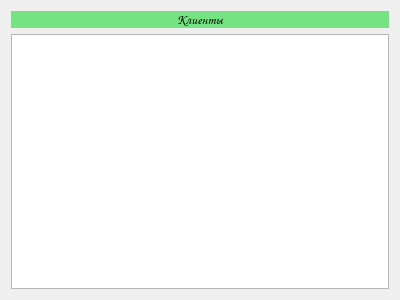
<?xml version="1.0" encoding="UTF-8"?>
<ui version="4.0">
 <class>Dialog</class>
 <widget class="QDialog" name="Dialog">
  <property name="geometry">
   <rect>
    <x>0</x>
    <y>0</y>
    <width>400</width>
    <height>300</height>
   </rect>
  </property>
  <property name="windowTitle">
   <string>Dialog</string>
  </property>
  <property name="styleSheet">
   <string notr="true">font: 10pt &quot;Comic Sans MS&quot;;</string>
  </property>
  <layout class="QVBoxLayout" name="verticalLayout_2">
   <item>
    <layout class="QVBoxLayout" name="table_client">
     <item>
      <widget class="QLabel" name="label">
       <property name="font">
        <font>
         <family>Comic Sans MS</family>
         <pointsize>10</pointsize>
         <weight>50</weight>
         <italic>false</italic>
         <bold>false</bold>
        </font>
       </property>
       <property name="styleSheet">
        <string notr="true">background-color: rgb(118, 227, 131);</string>
       </property>
       <property name="text">
        <string>Клиенты</string>
       </property>
       <property name="alignment">
        <set>Qt::AlignCenter</set>
       </property>
      </widget>
     </item>
     <item>
      <widget class="QTableView" name="tableView"/>
     </item>
    </layout>
   </item>
  </layout>
 </widget>
 <resources/>
 <connections/>
</ui>
